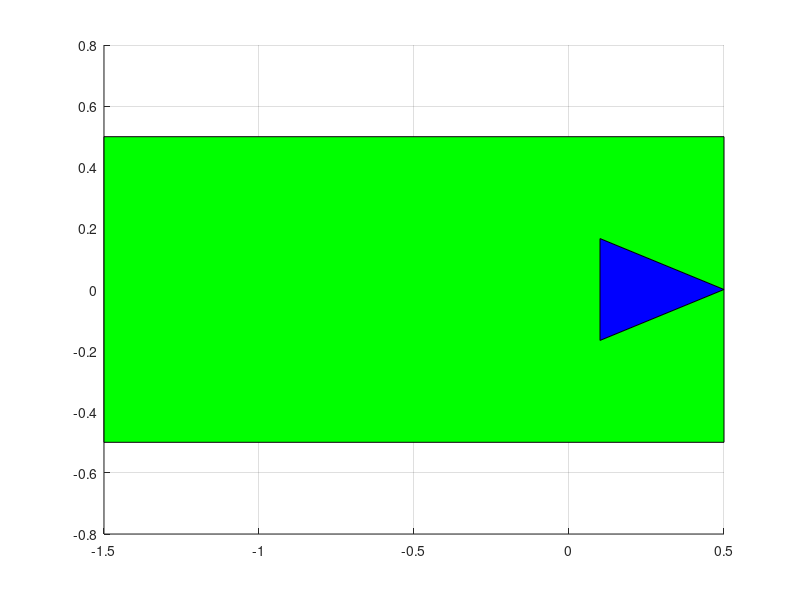

Write the MATLAB code that produced this figure.
% =========================================================================
%%%
%%% function plotVehicle
%%%
%%% Plotting of the vehicle as bounding box at corresponding position with
%%% given orientation angle (yaw)
%%%
%%% Possible calls:
%%% plotVehicle() - plotting of the ego vehicle in green color in the point
%%% [0,0] with yaw angle equal to zero and predefined length and width 
%%%
%%% plotVehicle(faPos, fAngle) - plotting of the vehicle in the point faPos
%%% containing X- and Y-coordinate of the vehicle position with orientation
%%% equal to fAngle and predefined length and width
%%%
%%% plotVehicle(faPos, fAngle, strColor) - plotting of the vehicle in the 
%%% point faPos containing X- and Y-coordinate of the vehicle position with 
%%% orientation equal to fAngle and predefined length and width. Color of 
%%% the vehicle is specified with strColor
%%%
%%% plotVehicle(faPos, fAngle, strColor, strMountingPos) - plotting of the
%%% vehicle in the point faPos containing X- and Y-coordinate of the 
%%% vehicle position with orientation equal to fAngle and mounting position
%%% equal to strMountingPos. Color of the vehicle is specified with strColor. 
%%% 
%%% plotVehicle(faPos, fAngle, strColor, fLength, fWidth) - plotting of the
%%% vehicle in the point faPos containing X- and Y-coordinate of the 
%%% vehicle position with orientation equal to fAngle and length of fLength
%%% and width of fWidth. Color of the vehicle is specified with strColor. 
%%%
%%% Author: Victor Chernukhin, Automotive Safety Technologies GmbH, for AUDI AG, victor.chernukhin@astech-auto.de
%%%
%%%	$ProjectName$
%%% $PathRelative$
%%% $Date: 2018-01-08 09:23:44 +0100 (Mo, 08 Jan 2018) $
%%% $Revision: 2334 $
%%% $Author: fl71nd4 $
%%%
%%% (C) 2016 AUDI AG
%%%
% =========================================================================
function faVehicle_patch = plotVehicle(varargin)
% Plotting of the vehicle with triangle showing direction
fDefaultWidth = 1;
fDefaultLength = 2;
switch length(varargin)%nargin 
    case {0} %default parameter are being set
        faPos = [0,0];
        fAngle = 0;
        strColor = 'green';
        strMountingPos = 'MHA';
        fWidth = fDefaultWidth;
        fLength = fDefaultLength;        
    case 2 %pos and angle
        if length(varargin{1}) < 2
            error('plotVehicle: Position of the vehicle should be input in format [PosX, PosY]');
        end;
        faPos = varargin{1};       
        fAngle = varargin{2};
        fWidth = fDefaultWidth;
        fLength = fDefaultLength;
    case 3
        faPos = varargin{1};
        if length(varargin{1}) < 2
            error('plotVehicle: Position of the vehicle should be input in format [PosX, PosY]');
        end;
        fAngle = varargin{2};
        strColor = varargin{3};
        fWidth = fDefaultWidth;
        fLength = fDefaultLength;
    case 4
        faPos = varargin{1};
        if length(varargin{1}) < 2
            error('plotVehicle: Position of the vehicle should be input in format [PosX, PosY]');
        end;
        fAngle = varargin{2};
        strColor = varargin{3};
        strMountingPos = varargin{4};
        fWidth = fDefaultWidth;
        fLength = fDefaultLength;
    case 5
        faPos = varargin{1};
        if length(varargin{1}) < 2
            error('plotVehicle: Position of the vehicle should be input in format [PosX, PosY]');
        end;
        if length(varargin{5}) < 2
            error('plotVehicle: Velocity of the vehicle should be input in format [VelX, VelY]');
        end
        fAngle = varargin{2};
        strColor = varargin{3};
        strMountingPos = varargin{4};
        fWidth = fDefaultWidth;
        fLength = fDefaultLength;       
        faVelVecEnd = varargin{5}; % velocity vector
    case 9
        faPos = varargin{1};
%         if length(varargin{1}) < 2
%             error('plotVehicle: Position of the vehicle should be input in format [PosX, PosY]');
%         end;
%         if length(varargin{5}) < 2
%             error('plotVehicle: Velocity of the vehicle should be input in format [VelX, VelY]');
%         end
        fAngle = varargin{2};
        strColor = varargin{3};
        strMountingPos = varargin{4};
        fWidth = varargin{5};
        fLength = varargin{6};
        nMountingPoint = varargin{7};
        faVelVecEnd = varargin{8};
        faAcc = varargin{9};
        if nMountingPoint ~= MLBevoTrafoLib.REFPOINT_OBJECT_MIDDLE
            [faPos(1), faPos(2),...
            faTarget_LocalVxMBB, faTarget_LocalVyMBB,...
            faTarget_LocalAxMBB, faTarget_LocalAyMBB] = MLBevoTrafoLib.RefPointTrafo(nMountingPoint, ...
            MLBevoTrafoLib.REFPOINT_OBJECT_MIDDLE, ...
            faPos(1), faPos(2), ...
            faVelVecEnd(1), faVelVecEnd(2), ...
            faAcc(1), faAcc(2), ...
            fAngle, fWidth, fLength);
        end;
        % ToDo: update option for velocity vector plot
%         faVelVecEnd = varargin{5}; % velocity vector
    case 6
        faPos = varargin{1};
        if length(varargin{1}) < 2
            error('plotVehicle: Position of the vehicle should be input in format [PosX, PosY]');
        end;
%         if length(varargin{5}) < 2
%             error('plotVehicle: Velocity of the vehicle should be input in format [VelX, VelY]');
%         end
        fAngle = varargin{2};
        strColor = varargin{3};
        strMountingPos = varargin{4};
        fWidth = fDefaultWidth;
        fLength = fDefaultLength;       
        faVelVecEnd = varargin{5}; % velocity vector        
        faLever = varargin{6};
    case 7      
        faPos = varargin{1};
        if length(varargin{1}) < 2
            error('plotVehicle: Position of the vehicle should be input in format [PosX, PosY]');
        end;
        fAngle = varargin{2};
        strColor = varargin{3};
        strMountingPos = varargin{4};       
        faVelVecEnd = varargin{5}; % velocity vector
        fWidth = varargin{6}(1);
        fLength = varargin{6}(2);
%     case 8      
%         faPos = varargin{1};
%         if length(varargin{1}) < 2
%             error('plotVehicle: Position of the vehicle should be input in format [PosX, PosY]');
%         end;
%         fAngle = varargin{2};
%         strColor = varargin{3};
%         strMountingPos = varargin{4};       
%         faVelVecEnd = varargin{5}; % velocity vector
%         fWidth = varargin{6}(1);
%         fLength = varargin{6}(2);        
%         strLineType = varargin{7};
    otherwise
        error('plotVehicle: False number of input parameters. Please check function description for correct input');
end;

% Coordinates of the vehicle bounding box
if ~exist('strMountingPos', 'var')
    strMountingPos = 'MBB';
end;

if strcmp(strMountingPos, 'MBB')
    VehicleBoundingBox = @(x,y,l,w) [x-l/2, x+l/2, x+l/2, x-l/2; y+w/2, y+w/2, y-w/2, y-w/2];
    % Triangle for showing of the driving direction
    PatchDirTriangle = @(x, y, l, w) [x+l/2, x+l/2 - l/5, x+l/2 - l/5; y, y + w/2 - w/3, y - w/2 + w/3];
elseif strcmp(strMountingPos, 'MHA')       
    VehicleBoundingBox = @(x,y,l,w) [x-1.5, x+l/2+(l/2-1.5), x+l/2+(l/2-1.5), x-1.5; y+w/2, y+w/2, y-w/2, y-w/2];    
    % Triangle for showing of the driving direction
    PatchDirTriangle = @(x, y, l, w) [x+l/2+(l/2-1.5), x+l/2+(l/2-1.5) - l/5, x+l/2+(l/2-1.5) - l/5; y, y + w/2 - w/3, y - w/2 + w/3];
elseif strcmp(strMountingPos ,'Lever')    
    if exist('faLever', 'var')
        VehicleBoundingBox = @(x,y,l,w) [x-(l/2+faLever), x+(l/2-faLever), x+(l/2-faLever), x-(l/2+faLever); y+w/2, y+w/2, y-w/2, y-w/2];
    end;
    % Triangle for showing of the driving direction
    PatchDirTriangle = @(x, y, l, w) [x+(l/2-faLever), x+(l/2-faLever) - l/5, x+(l/2-faLever) - l/5; y, y + w/2 - w/3, y - w/2 + w/3];
end;


RotationMatrix = @(fAngle) ( [cos(fAngle) -sin(fAngle); sin(fAngle)  cos(fAngle)]);

faVehicle_patch = VehicleBoundingBox(0,0, fLength, fWidth);
faDir_patch = PatchDirTriangle(0,0, fLength, fWidth);
faVehicle_patch = repmat(faPos',1,size(faVehicle_patch,2)) + RotationMatrix(fAngle)*faVehicle_patch;
faDir_patch = bsxfun(@plus, faPos' , RotationMatrix(fAngle)*faDir_patch);
if ~exist('strColor', 'var')
     patch(faVehicle_patch(1,:), faVehicle_patch(2,:),'g');
else
     patch(faVehicle_patch(1,:),faVehicle_patch(2,:),strColor);
end;
%xlabel('posX, [m]');
%ylabel('posY, [m]');
%title('Visualising the trace data')
%hold on;
grid on;
if exist('strLineType', 'var')
     patch(faDir_patch(1,:), faDir_patch(2,:), 'b', 'LineStyle', strLineType);
else
     patch(faDir_patch(1,:), faDir_patch(2,:), 'b');
end;
% plot(faPos(1), faPos(2), 'Marker','o', 'Color','b');
% Plot velocity vector
if exist('faVelVecEnd', 'var')
    if ~isempty(faVelVecEnd)
        quiver(faPos(:,1), faPos(:,2), faVelVecEnd(:,1), faVelVecEnd(:,2))
    end;
end;
%axis([0 120 0 80]);
